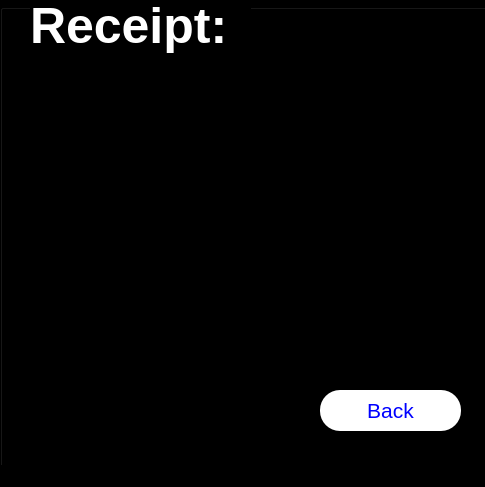
<?xml version="1.0" encoding="UTF-8"?>
<ui version="4.0">
 <class>MainWindowUSER3</class>
 <widget class="QMainWindow" name="MainWindowUSER3">
  <property name="geometry">
   <rect>
    <x>0</x>
    <y>0</y>
    <width>485</width>
    <height>487</height>
   </rect>
  </property>
  <property name="windowTitle">
   <string>MainWindow</string>
  </property>
  <property name="styleSheet">
   <string notr="true">background-color: black;</string>
  </property>
  <widget class="QWidget" name="centralwidget">
   <widget class="QGroupBox" name="groupBox">
    <property name="geometry">
     <rect>
      <x>0</x>
      <y>-10</y>
      <width>491</width>
      <height>501</height>
     </rect>
    </property>
    <property name="styleSheet">
     <string notr="true">background-color: black;</string>
    </property>
    <property name="title">
     <string>GroupBox</string>
    </property>
    <widget class="QLabel" name="label">
     <property name="geometry">
      <rect>
       <x>30</x>
       <y>-10</y>
       <width>221</width>
       <height>91</height>
      </rect>
     </property>
     <property name="styleSheet">
      <string notr="true">color: white;
font-size:  50px;
font-weight: 500;
</string>
     </property>
     <property name="text">
      <string>Receipt:</string>
     </property>
    </widget>
    <widget class="QListWidget" name="listWidget">
     <property name="geometry">
      <rect>
       <x>20</x>
       <y>80</y>
       <width>451</width>
       <height>291</height>
      </rect>
     </property>
     <property name="styleSheet">
      <string notr="true">color: white;</string>
     </property>
    </widget>
    <widget class="QPushButton" name="pushButton">
     <property name="geometry">
      <rect>
       <x>320</x>
       <y>400</y>
       <width>141</width>
       <height>41</height>
      </rect>
     </property>
     <property name="font">
      <font>
       <pointsize>16</pointsize>
       <bold>false</bold>
      </font>
     </property>
     <property name="styleSheet">
      <string notr="true">color: blue;
font-size: larger;
font-weight: 400;
border: none;
border-radius: 20px;
background-color: white;</string>
     </property>
     <property name="text">
      <string>Back</string>
     </property>
    </widget>
   </widget>
  </widget>
  <widget class="QMenuBar" name="menubar">
   <property name="geometry">
    <rect>
     <x>0</x>
     <y>0</y>
     <width>485</width>
     <height>22</height>
    </rect>
   </property>
  </widget>
  <widget class="QStatusBar" name="statusbar"/>
 </widget>
 <resources/>
 <connections/>
</ui>
